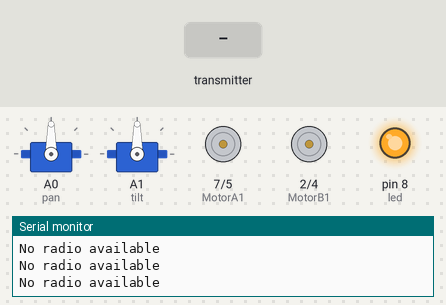
This sketch was run on a simulated Arduino Uno, built with avr-gcc and run on an emulated ATmega328P. Shown: 2 × servo, motor-driver pin pairs drawn as motors (green arrow = first pin HIGH = forward, orange = second pin HIGH = backward, longer = more drive, scaled by the enable pin), output pins drawn as LEDs (lit = HIGH), the last lines printed to the serial monitor. Dashed ring = blinking. Inputs (shaded band) come from the test bench. No radio packets arrive unless stated.

Above: at 2.2 s.
2.3 s: the transmitter starts sending joystick.0 = 0
At 2.81 s:
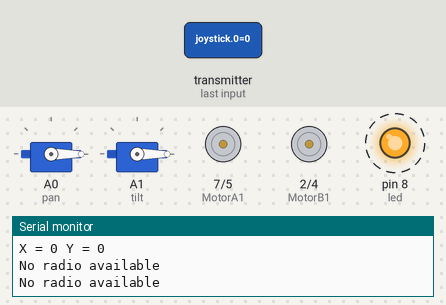
5.3 s: the transmitter starts sending joystick.2 = 256
At 6.1 s:
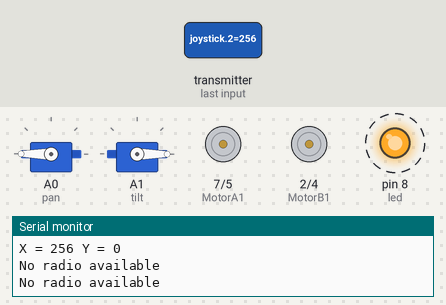
8.3 s: the transmitter starts sending joystick.1 = 0
11.3 s: the transmitter starts sending joystick.3 = 256
At 11.95 s:
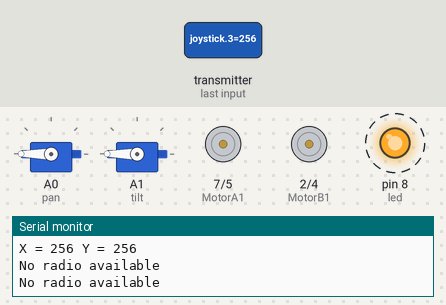
14.3 s: the transmitter starts sending joystick.2 = 0
At 15.39 s:
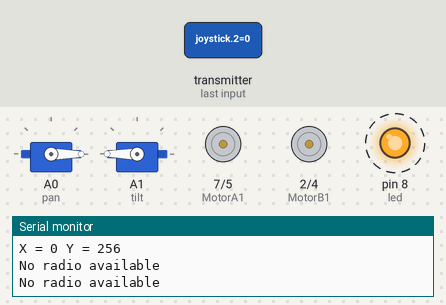
17.3 s: the transmitter starts sending joystick.3 = 0
At 20.02 s:
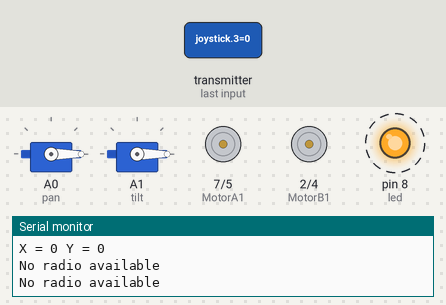
Timing chart, 0 to 21.3 s (numbered marks = the images above; inputs shaded):
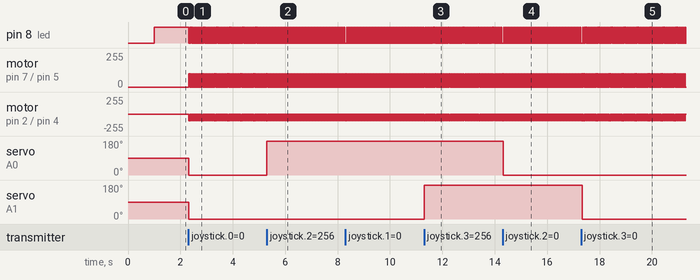

Measured:
- after the input at 2.3 s, pin 8 (led): alternates HIGH for 0.02 s and LOW for 0.03 s, starting at once; motor on pin 7 (MotorA1) / pin 5 (MotorA2): alternates forward 100/255 for 0.02 s and stopped for 0.03 s, starting at once
- after the input at 5.3 s, servo on A0 (pan): 0° → 180° at once
- after the input at 11.3 s, servo on A1 (tilt): 0° → 180° at once
- after the input at 14.3 s, servo on A0 (pan): 180° → 0° at once
- after the input at 17.3 s, servo on A1 (tilt): 180° → 0° at once

The sketch:

pan_tilt_robot.ino
```cpp
#include <SPI.h>
#include <nRF24L01.h>
#include <RF24.h>
#include <Servo.h>
/*----- Declare all constant pin to be used ----*/

#define CE_PIN   9
#define CSN_PIN 10
Servo pan;
Servo tilt;
const int led = 8;
//Motor A
int MotorA1 = 7;
int MotorA2 = 5;
int enableA = 6;
//Motor B
int MotorB1 = 2;
int MotorB2 = 4;
int enableB = 3;
int vspeed;
int hspeed;
const uint64_t pipe = 0xE8E8F0F0E1LL; // This is the transmit pipe to communicate the two module


/*-----Object Declaration ----*/

RF24 radio(CE_PIN, CSN_PIN); // Activate the Radio

/*-----Declaration of Variables -----*/

int joystick[4];  //  Two element array holding the Joystick readings


void setup()
{
  pinMode (led,OUTPUT);
  pinMode (MotorA1, OUTPUT);
  pinMode (MotorA2, OUTPUT);
  pinMode (enableA, OUTPUT);
  pinMode (enableB, OUTPUT);
  pinMode (MotorB1, OUTPUT);
  pinMode (MotorB2, OUTPUT);

  pan.attach(A0);
  tilt.attach(A1);
  pan.write(90);
  tilt.write(90);
  Serial.begin(9600); /* Opening the Serial Communication */
  delay(1000);
  Serial.println("Nrf24L01 Receiver Starting");
  radio.begin();
  radio.openReadingPipe(1,pipe);
  radio.startListening();;
}//--(end setup )---


void loop()
{

  if ( radio.available() )
  {
    // Reading the data payload until the RX received everything
    bool done = false;
    digitalWrite(led,LOW);
    while (!done)
    {
      // Fetching the data payload
      done = radio.read( joystick, sizeof(joystick) );
      //int hspeed = map(joystick[0],0,100,-50,50);
      hspeed = joystick[0];
      vspeed = joystick[1];
      int p = joystick[2];
      int t = joystick[3];
      pan.write(p);
      tilt.write(t);
      Serial.print("X = ");
      Serial.print(p);
      Serial.print(" Y = ");
      Serial.println(t);
      if (hspeed == 50 && vspeed >= 0) {
        f(vspeed);
      }
      else if (hspeed == 50 && vspeed < 0) {
        b(vspeed);
      }
      else if (hspeed == 100) {
        r();
      }
      else if (hspeed == 0) {
        l();
      }


    }
  }
  else
  {
      Serial.println("No radio available");
      digitalWrite(led,HIGH);
      analogWrite(enableA, 0);
      analogWrite(enableB, 0);
      digitalWrite (MotorA1, LOW);
      digitalWrite (MotorA2, LOW);

      digitalWrite (MotorB1, LOW);
      digitalWrite (MotorB2, LOW);
  }

}

int f(int vspeed) {
  analogWrite (enableA, vspeed);
  analogWrite (enableB, vspeed);

  digitalWrite (MotorA1, LOW);
  digitalWrite (MotorA2, HIGH);

  digitalWrite (MotorB1, LOW);
  digitalWrite (MotorB2, HIGH);
}
int r() {
  analogWrite (enableA, 100);
  analogWrite (enableB, 100);

  digitalWrite (MotorA1, LOW);
  digitalWrite (MotorA2, HIGH);

  digitalWrite (MotorB2, LOW);
  digitalWrite (MotorB1, HIGH);
}
int b(int vspeed) {
  analogWrite (enableA,(0-vspeed));
  analogWrite (enableB,(0-vspeed));

  digitalWrite (MotorA2, LOW);
  digitalWrite (MotorA1, HIGH);

  digitalWrite (MotorB2, LOW);
  digitalWrite (MotorB1, HIGH);
}
int l() {
  analogWrite (enableA, 100);
  analogWrite (enableB, 100);

  digitalWrite (MotorA2, LOW);
  digitalWrite (MotorA1, HIGH);

  digitalWrite (MotorB1, LOW);
  digitalWrite (MotorB2, HIGH);
}
```
